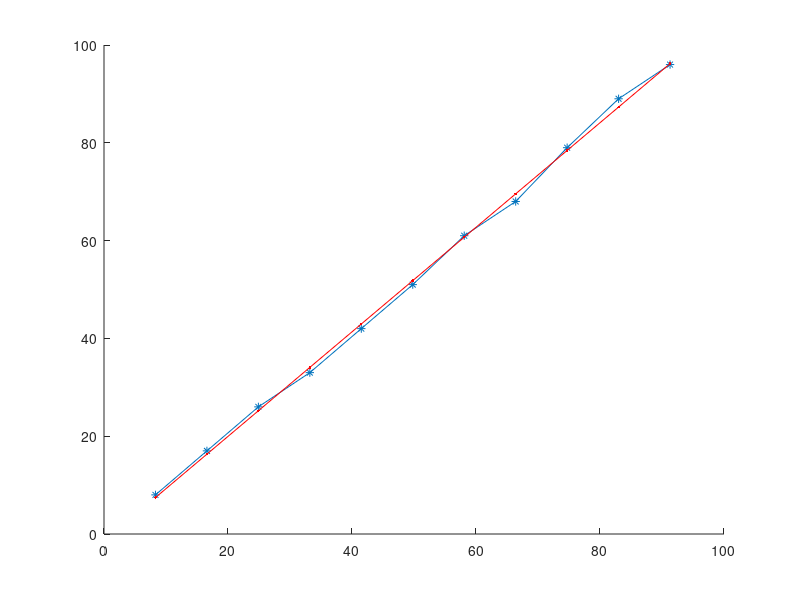

MATLAB code for this plot:
figure(1);
hold on;
a=[1:11]*8.3;
b=[8 17 26 33 42 51 61 68 79 89 96]
% b=[7 11 18 23 28 31 35 39 43 47 52 55];
% d=[7 10 19 24 26 30 35 38 41 45 53 55];
plot(a,b,'*-');
%plot(a,d,'g*-');
c=polyfit(a,b,1);

plot(a,a*c(1)+c(2),'r.-');
